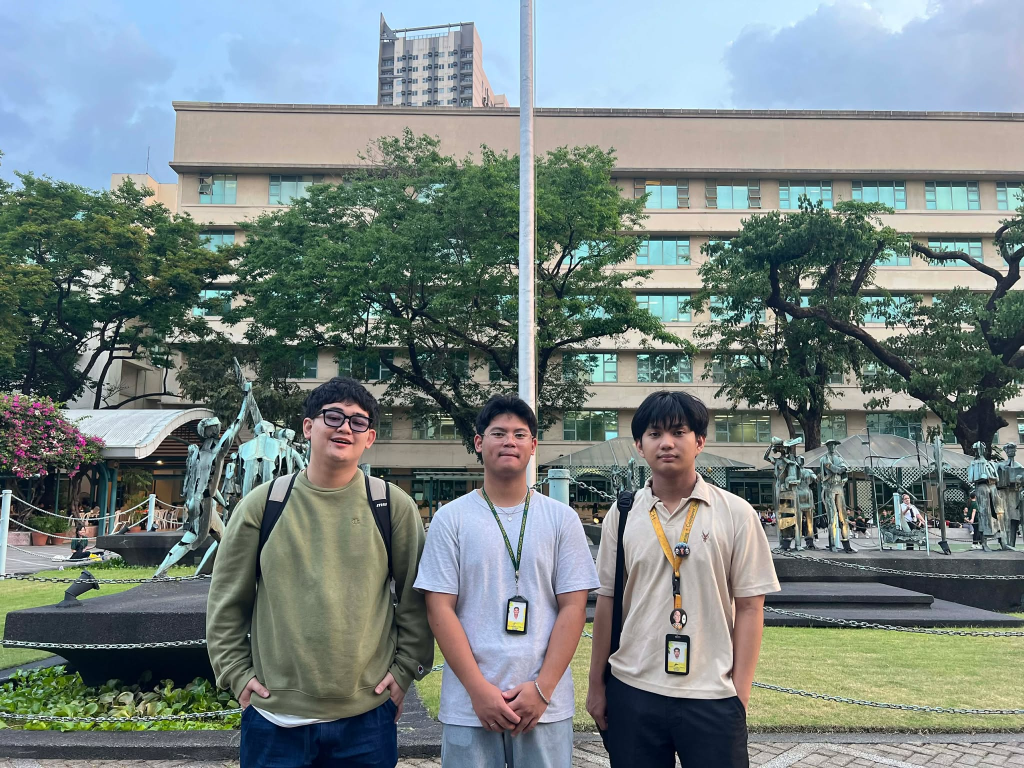
%> input picture BlurUs.jpg, 2048 x 1536 px (shown at 1/2 size)
$ octave task3_img2.m   (GNU Octave 9; MATLAB toolbox functions it lacks are replaced by stand-ins)
%> lines starting %> are read from the running program, lines starting %| are printed output that depends on the picture; in (x1, y1, x2, y2) boxes, pixels count from 0 and x2, y2 are one past the last pixel; in counts of white or black regions, pixels touching at a corner belong together; the program's own positions count from 1
%% %% TASK 3 - IMAGE 2
clc;
clear;
close all;

%% STEP 1: Load image
I = imread('BlurUs.jpg');
%> I is the input picture: size 1536x2048x3 uint8; mean R, G, B 119.6, 131.5, 129.8
I_double = im2double(I);
[rows, cols, ~] = size(I);

I_gray = rgb2gray(I);
G = imgaussfilt(I_gray, 1.2);

Lab = rgb2lab(I_double);
%> Lab: size 1536x2048x3 double; mean of channels 1, 2, 3 52.9, -4.1, -0.2
Lch = Lab(:,:,1);
Ach = Lab(:,:,2);
Bch = Lab(:,:,3);

YCbCr = rgb2ycbcr(I);
%> YCbCr: size 1536x2048x3 uint8; mean of channels 1, 2, 3 125.7, 129, 122.9
Yc  = YCbCr(:,:,1);
Cb  = YCbCr(:,:,2);
Cr  = YCbCr(:,:,3);

skinLike = (Cb >= 77 & Cb <= 127) & (Cr >= 133 & Cr <= 173) & (Yc >= 55);
%> skinLike: size 1536x2048 logical; 11.8% white; 725 white regions (471 under 20 px), largest, box (x1, y1, x2, y2) and area: (1060, 95, 2048, 825) 90039, (349, 224, 1039, 335) 55270, (851, 1180, 1177, 1472) 33482

%% STEP 2: Build seeds and envelopes
roi = false(rows, cols);
roi(round(rows*0.34):round(rows*0.98), ...
    round(cols*0.18):round(cols*0.78)) = true;
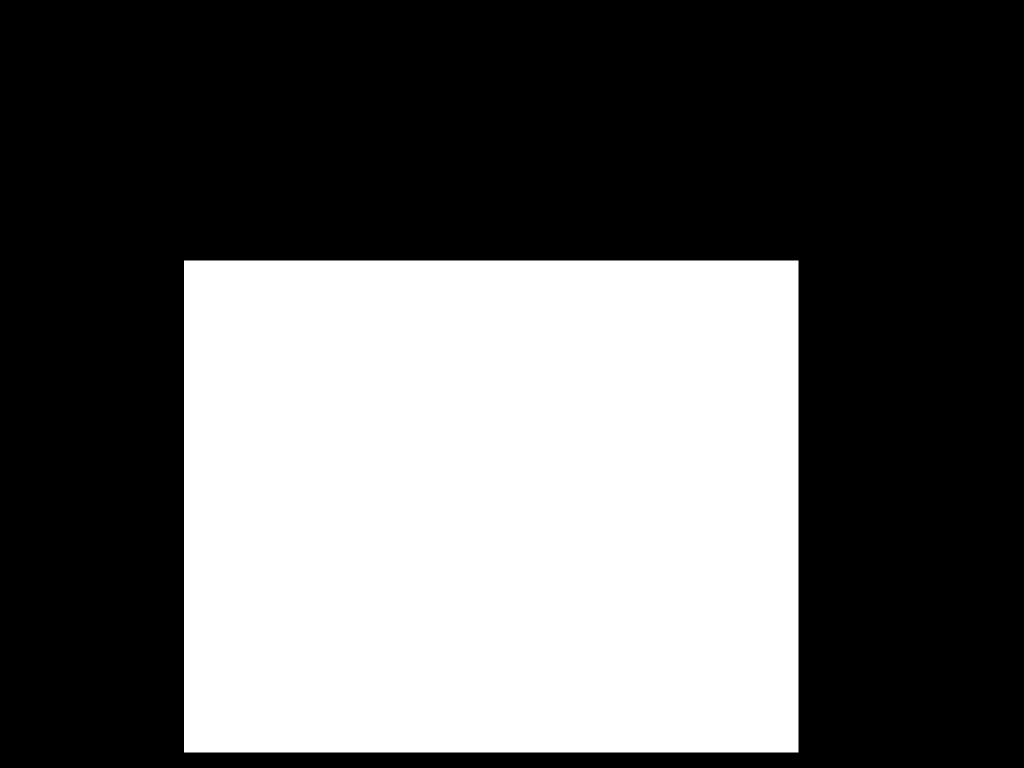
%> roi: size 1536x2048 logical (shown at 1/2 size); 38.4% white; 1 white region, box (x1, y1, x2, y2) and area: (368, 521, 1597, 1505) 1209336

people = struct([]);

% LEFT
people(1).seed = false(rows, cols);

people(1).headSeed = headStackMask(cols*0.343, rows*0.547, 1.04, rows, cols);
people(1).headTopSeed = ellipseMask(cols*0.340, rows*0.514, cols*0.024, rows*0.034, rows, cols);
people(1).faceSeed = rectMask(round(cols*0.292), round(rows*0.500), ...
                              round(cols*0.365), round(rows*0.610), rows, cols);

people(1).bodySeed = ellipseMask(cols*0.345, rows*0.745, cols*0.064, rows*0.170, rows, cols);
people(1).shoulderSeed = rectMask(round(cols*0.258), round(rows*0.620), ...
                                  round(cols*0.418), round(rows*0.805), rows, cols);
people(1).legsSeed = rectMask(round(cols*0.288), round(rows*0.73), ...
                              round(cols*0.408), round(rows*0.97), rows, cols);
people(1).sleeveSeed = rectMask(round(cols*0.218), round(rows*0.655), ...
                                round(cols*0.368), round(rows*0.945), rows, cols);
people(1).armSeed = rectMask(round(cols*0.192), round(rows*0.725), ...
                             round(cols*0.345), round(rows*0.955), rows, cols);

people(1).seed = people(1).headSeed | people(1).headTopSeed | people(1).faceSeed | ...
                 people(1).bodySeed | people(1).shoulderSeed | people(1).legsSeed | ...
                 people(1).sleeveSeed | people(1).armSeed;

people(1).headEnv = headStackMask(cols*0.343, rows*0.542, 1.62, rows, cols);
people(1).headTopEnv = ellipseMask(cols*0.340, rows*0.505, cols*0.042, rows*0.060, rows, cols);
people(1).faceEnv = rectMask(round(cols*0.272), round(rows*0.470), ...
                             round(cols*0.382), round(rows*0.635), rows, cols);

people(1).bodyEnv = ellipseMask(cols*0.350, rows*0.755, cols*0.102, rows*0.218, rows, cols);
people(1).shoulderEnv = rectMask(round(cols*0.228), round(rows*0.592), ...
                                 round(cols*0.438), round(rows*0.845), rows, cols);
people(1).legsEnv = rectMask(round(cols*0.248), round(rows*0.71), ...
                             round(cols*0.432), round(rows*0.985), rows, cols);
people(1).sleeveEnv = rectMask(round(cols*0.175), round(rows*0.620), ...
                               round(cols*0.402), round(rows*0.970), rows, cols);
people(1).armEnv = rectMask(round(cols*0.175), round(rows*0.700), ...
                            round(cols*0.360), round(rows*0.972), rows, cols);

people(1).env = people(1).headEnv | people(1).headTopEnv | people(1).faceEnv | ...
                people(1).bodyEnv | people(1).shoulderEnv | people(1).legsEnv | ...
                people(1).sleeveEnv | people(1).armEnv;
people(1).seed = people(1).seed & roi;
people(1).env  = people(1).env & roi;

% CENTER
people(2).seed = false(rows, cols);

people(2).headSeed = headStackMask(cols*0.500, rows*0.555, 0.76, rows, cols);
people(2).bodySeed = ellipseMask(cols*0.500, rows*0.748, cols*0.052, rows*0.160, rows, cols);
people(2).legsSeed = rectMask(round(cols*0.455), round(rows*0.73), ...
                              round(cols*0.545), round(rows*0.97), rows, cols);

people(2).seed = people(2).headSeed | people(2).bodySeed | people(2).legsSeed;

people(2).headEnv = headStackMask(cols*0.500, rows*0.552, 1.12, rows, cols);
people(2).bodyEnv = ellipseMask(cols*0.500, rows*0.758, cols*0.078, rows*0.205, rows, cols);
people(2).legsEnv = rectMask(round(cols*0.440), round(rows*0.71), ...
                             round(cols*0.560), round(rows*0.985), rows, cols);

people(2).env = people(2).headEnv | people(2).bodyEnv | people(2).legsEnv;
people(2).seed = people(2).seed & roi;
people(2).env  = people(2).env & roi;

% RIGHT
people(3).seed = false(rows, cols);

people(3).headSeed = headStackMask(cols*0.655, rows*0.555, 0.82, rows, cols);
people(3).bodySeed = ellipseMask(cols*0.655, rows*0.745, cols*0.060, rows*0.164, rows, cols);
people(3).legsSeed = rectMask(round(cols*0.600), round(rows*0.73), ...
                              round(cols*0.713), round(rows*0.97), rows, cols);

% Expanded right exposed hand / forearm seeds
people(3).handSeed = rectMask(round(cols*0.588), round(rows*0.748), ...
                              round(cols*0.646), round(rows*0.935), rows, cols);
people(3).armSkinSeed = rectMask(round(cols*0.590), round(rows*0.640), ...
                                 round(cols*0.652), round(rows*0.928), rows, cols);

people(3).seed = people(3).headSeed | people(3).bodySeed | people(3).legsSeed | ...
                 people(3).handSeed | people(3).armSkinSeed;

people(3).headEnv = headStackMask(cols*0.655, rows*0.552, 1.18, rows, cols);
people(3).bodyEnv = ellipseMask(cols*0.655, rows*0.755, cols*0.090, rows*0.206, rows, cols);
people(3).legsEnv = rectMask(round(cols*0.588), round(rows*0.71), ...
                             round(cols*0.726), round(rows*0.985), rows, cols);

% Expanded right hand / forearm envelopes
people(3).handEnv = rectMask(round(cols*0.580), round(rows*0.730), ...
                             round(cols*0.660), round(rows*0.955), rows, cols);
people(3).armSkinEnv = rectMask(round(cols*0.582), round(rows*0.620), ...
                                round(cols*0.672), round(rows*0.948), rows, cols);

people(3).env = people(3).headEnv | people(3).bodyEnv | people(3).legsEnv | ...
                people(3).handEnv | people(3).armSkinEnv;
people(3).seed = people(3).seed & roi;
people(3).env  = people(3).env & roi;

foremask = people(1).seed | people(2).seed | people(3).seed;

backmask = false(rows, cols);
backmask(1:round(rows*0.38), :) = true;
backmask(:, 1:round(cols*0.12)) = true;
backmask(:, round(cols*0.84):end) = true;
backmask(round(rows*0.74):end, 1:round(cols*0.22)) = true;
backmask(round(rows*0.74):end, round(cols*0.76):end) = true;
backmask(round(rows*0.42):end, round(cols*0.17):round(cols*0.23)) = true;
backmask(round(rows*0.42):end, round(cols*0.74):round(cols*0.80)) = true;
backmask(foremask) = false;

%% STEP 3: Build background model
bgModels = buildLabModelsFromMask(Lch, Ach, Bch, backmask);
%> in buildLabModelsFromMask, `th = multithresh(valsL, 2);`: th = [34.12 63.14]
%> in buildLabModelsFromMask, `bands = {band1, band2, band3};`: bands = 3 items
%> the loop in buildLabModelsFromMask, `for i = 1:3` made 3 passes
%> (mu, sg) on passes 1 to 3: ([20.68 -6.81 0.702], [8.58 6.49 6.86]), ([20.68 -6.81 0.702; 47.5 -7.23 5.32], [8.58 6.49 6.86; 8.48 8.8 10.28]), ([20.68 -6.81 0.702; 47.5 -7.23 5.32; 78.95 -3.86 -4.33], [8.58 6.49 6.86; 8.48 8.8 10.28; 7.22 6.51 17.6])
%> in buildLabModelsFromMask, `models.mu = mu;`: models.mu = [20.68 -6.81 0.702; 47.5 -7.23 5.32; 78.95 -3.86 -4.33]
%> in buildLabModelsFromMask, `models.sg = sg;`: models.sg = [8.58 6.49 6.86; 8.48 8.8 10.28; 7.22 6.51 17.6]
dBG = minLabDistance(bgModels, Lch, Ach, Bch);
%> the loop in minLabDistance, `for i = 1:size(models.mu, 1)` made 3 passes
%> (mu, sg) on passes 1 to 3: ([20.68 -6.81 0.702], [8.58 6.49 6.86]), ([47.5 -7.23 5.32], [8.48 8.8 10.28]), ([78.95 -3.86 -4.33], [7.22 6.51 17.6])
%> after the loop in minLabDistance, `for i = 1:size(models.mu, 1)`:
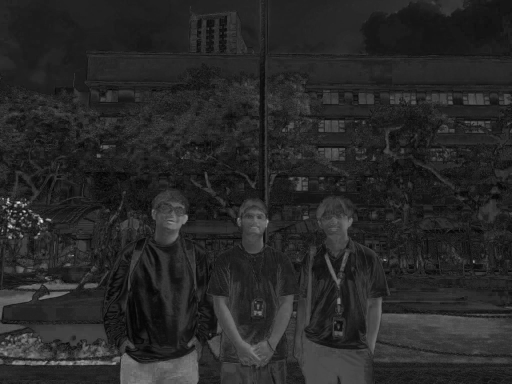
%> dMin: size 1536x2048 double (shown at 1/4 size); min 0.0333, max 10.25, mean 1.63; drawn with min black and max white

%% STEP 4: Edge barrier
edgeBarrier = edge(G, 'Canny', [0.08 0.20]);
edgeBarrier = imdilate(edgeBarrier, strel('disk', 2));
edgeBarrier(foremask) = false;

%% STEP 5: Per-person mask growth
BW_all = false(rows, cols);

for i = 1:3
    seed_i = people(i).seed;
    env_i = people(i).env;

    fgModels = buildLabModelsFromMask(Lch, Ach, Bch, seed_i);
    dFG = minLabDistance(fgModels, Lch, Ach, Bch);

    candidate1 = (dFG < 4.8) & (dFG + 0.28 < dBG) & env_i;
    candidate1(edgeBarrier) = 0;

    BW_i = imreconstruct(seed_i, candidate1 | seed_i);

    grow_i = imdilate(BW_i, strel('disk', 26)) & env_i;
    candidate2 = (dFG < 5.7) & (dFG + 0.10 < dBG) & grow_i;
    candidate2(edgeBarrier) = 0;

    BW_i = imreconstruct(BW_i, candidate2 | BW_i);

    if i == 1
        shoulderGrow = (people(i).shoulderEnv | people(i).sleeveEnv | people(i).armEnv) & ...
                       (dFG < 6.35) & (dFG + 0.02 < dBG);
        shoulderGrow(edgeBarrier) = 0;
        BW_i = imreconstruct(BW_i, shoulderGrow | BW_i);

        headGrow = (people(i).headEnv | people(i).headTopEnv | people(i).faceEnv) & ...
                   (((dFG < 6.10) & (dFG + 0.01 < dBG)) | skinLike);
        headGrow(edgeBarrier) = 0;
        BW_i = imreconstruct(BW_i, headGrow | BW_i);
    end

    if i == 3
        % Stronger right-hand / forearm recovery
        handGrow = (people(i).handEnv | people(i).armSkinEnv) & ...
                   (((dFG < 6.20) & (dFG + 0.02 < dBG)) | skinLike) & ...
                   imdilate(BW_i | people(i).handSeed | people(i).armSkinSeed, strel('disk', 14));
        handGrow(edgeBarrier) = 0;
        BW_i = imreconstruct(BW_i | people(i).handSeed | people(i).armSkinSeed, handGrow | BW_i);

        % Local reinforcement so the exposed arm/hand is not lost
        handPatch = BW_i & people(i).armSkinEnv;
        handPatch = imfill(handPatch, 'holes');
        handPatch = imclose(handPatch, strel('disk', 3));
        handPatch = imdilate(handPatch, strel('disk', 2));
        BW_i = BW_i | (handPatch & people(i).armSkinEnv);
    end

    BW_i = BW_i & env_i;
    BW_i = imfill(BW_i, 'holes');
    BW_i = imclose(BW_i, strel('disk', 8));
    BW_i = imopen(BW_i, strel('disk', 2));
    BW_i = bwareaopen(BW_i, 1200);
    BW_i = keepSeedComponents(BW_i, seed_i);

    if i == 1
        headZone = people(i).headEnv | people(i).headTopEnv | people(i).faceEnv;
    else
        headZone = people(i).headEnv;
    end

    headPart = BW_i & headZone;
    headPart = imfill(headPart, 'holes');
    headPart = imclose(headPart, strel('disk', 5));
    headPart = imopen(headPart, strel('disk', 1));

    BW_i = (BW_i & ~headZone) | headPart;

    BW_all = BW_all | BW_i;
end
%> this loop made 3 passes
%> th in buildLabModelsFromMask on passes 1 to 3: [29.44 54.12], [40.35 66.21], [26.67 59.61]
%> BW_all: size 1536x2048 logical; 19.6% white; 3 white regions, box (x1, y1, x2, y2) and area: (368, 717, 897, 1505) 280403, (1184, 783, 1525, 1505) 181294, (864, 785, 1183, 1505) 154155
%> candidate1: size 1536x2048 logical; 4.1% white; 363 white regions (313 under 20 px), largest, box (x1, y1, x2, y2) and area: (1184, 987, 1487, 1505) 86586, (1287, 850, 1422, 1063) 14898, (1442, 1195, 1524, 1405) 6552
%> candidate2: size 1536x2048 logical; 4.3% white; 293 white regions (267 under 20 px), largest, box (x1, y1, x2, y2) and area: (1184, 848, 1525, 1505) 127214, (1268, 784, 1410, 881) 5260, (1252, 879, 1285, 920) 369
%> handGrow: size 1536x2048 logical; 2.2% white; 116 white regions (107 under 20 px), largest, box (x1, y1, x2, y2) and area: (1187, 951, 1376, 1467) 69395, (1350, 1091, 1376, 1113) 217, (1347, 1295, 1360, 1319) 196
%> handPatch: size 1536x2048 logical; 2.9% white; 1 white region, box (x1, y1, x2, y2) and area: (1189, 949, 1378, 1458) 91184
%> headGrow: size 1536x2048 logical; 1% white; 331 white regions (304 under 20 px), largest, box (x1, y1, x2, y2) and area: (580, 757, 803, 975) 28015, (631, 717, 677, 764) 1187, (741, 939, 782, 975) 312
%> headZone: size 1536x2048 logical; 0.66% white; 1 white region, box (x1, y1, x2, y2) and area: (1266, 762, 1416, 951) 20750
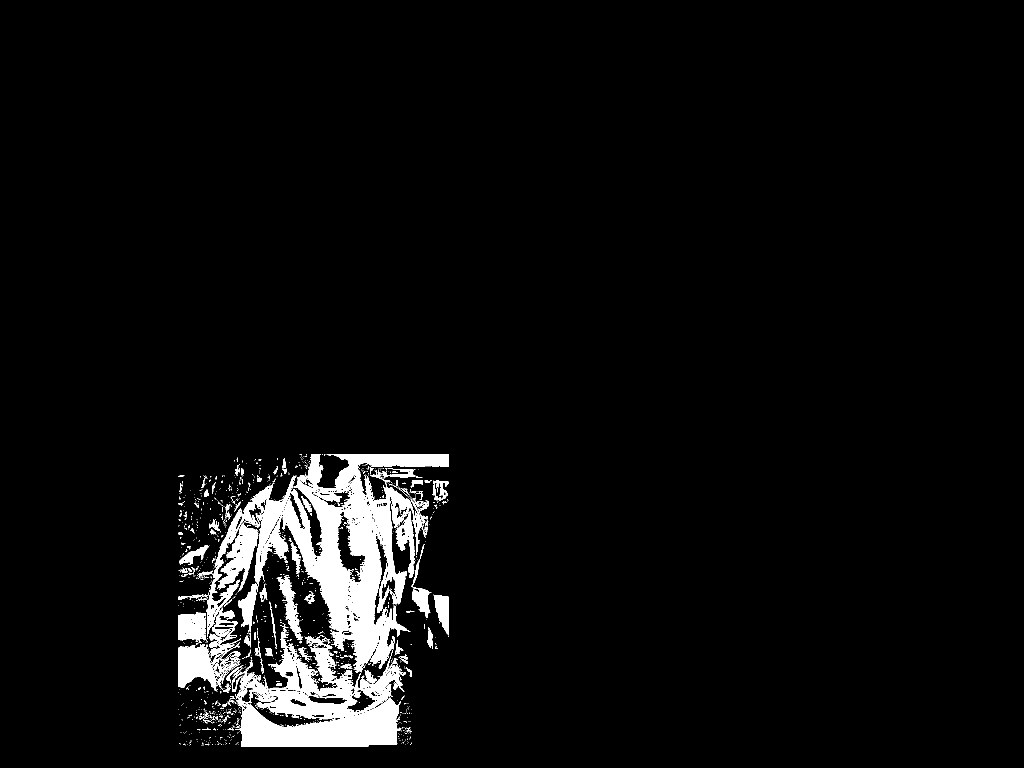
%> shoulderGrow: size 1536x2048 logical (shown at 1/2 size); 4.5% white; 1230 white regions (1119 under 20 px), largest, box (x1, y1, x2, y2) and area: (414, 908, 897, 1345) 66797, (470, 1263, 812, 1493) 38595, (357, 1288, 481, 1383) 5456

%% STEP 6: Final group cleanup
BW = BW_all & roi;
BW = imfill(BW, 'holes');
BW = imclose(BW, strel('disk', 6));
BW = imopen(BW, strel('disk', 1));
BW = bwareaopen(BW, 4000);
BW = keepSeedComponents(BW, foremask);

BW = imdilate(BW, strel('disk', 2));
BW = BW & roi;
BW = imfill(BW, 'holes');

%% STEP 7: Feather mask
featherMask = imgaussfilt(double(BW), 3.2);

%% STEP 8: Blur background
blurredBG = zeros(size(I_double));
for c = 1:3
    blurredBG(:,:,c) = imgaussfilt(I_double(:,:,c), 18);
end

%% STEP 9: Composite
I_portrait = zeros(size(I_double));
for c = 1:3
    I_portrait(:,:,c) = featherMask .* I_double(:,:,c) + ...
                        (1 - featherMask) .* blurredBG(:,:,c);
end
%> I_portrait: size 1536x2048x3 double; mean of channels 1, 2, 3 0.469, 0.516, 0.509

%% STEP 10: Preview
maskRGB = repmat(BW, [1 1 3]);

I_detected = I;
I_detected(~maskRGB) = 0;

BW_uint8 = uint8(BW) * 255;
I_portrait_uint8 = im2uint8(I_portrait);

figure('Name', 'Group Portrait Blur', 'NumberTitle', 'off');

subplot(2,3,1);
imshow(I);
title('Original');

subplot(2,3,2);
imshow(foremask);
title('Foreground Seeds');

subplot(2,3,3);
imshow(BW);
title('Final People Mask');

subplot(2,3,4);
imshow(I_detected);
title('Detected People Only');

subplot(2,3,5);
imshow(blurredBG);
title('Blurred Background');

subplot(2,3,6);
imshow(I_portrait_uint8);
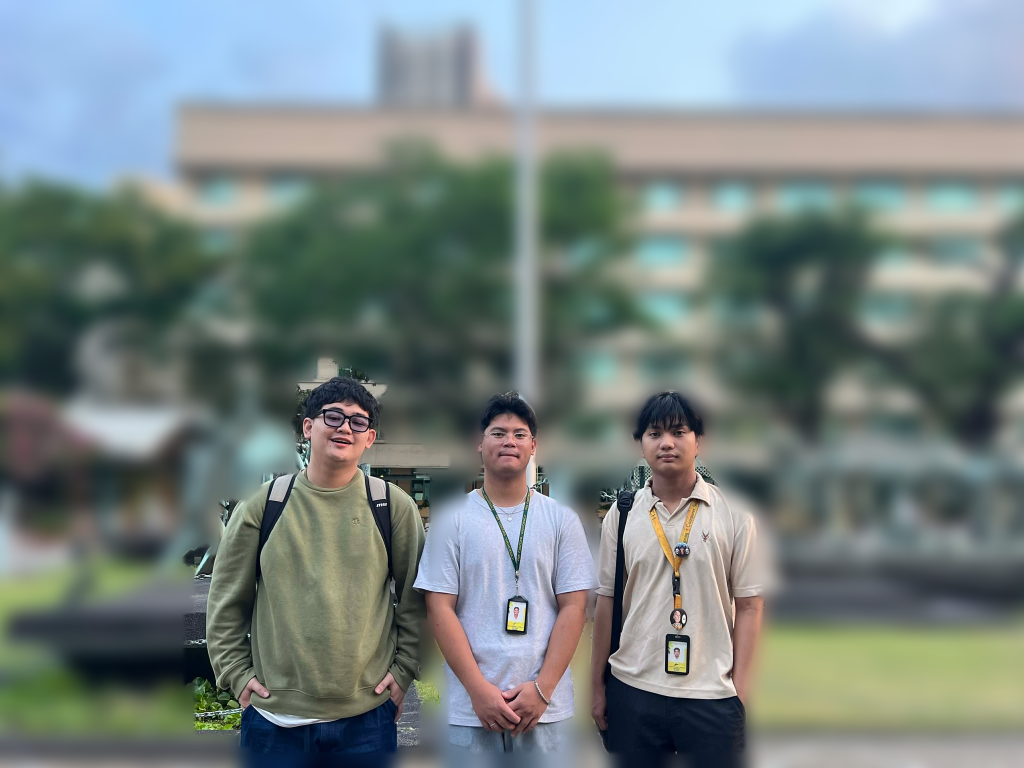
%> displayed picture: size 1536x2048x3, on the screen's scale of 0 to 255 (shown at 1/2 size); mean R, G, B 119.7, 131.5, 129.8
title('Portrait Blur Output');

%% STEP 11: Save outputs
imwrite(I_detected, 'group_detected_people.jpg');
imwrite(BW_uint8, 'group_people_mask.jpg');
imwrite(I_portrait_uint8, 'group_portrait_blur.jpg');

fprintf('==============================================\n');
fprintf('         PROJECT IN IMAGE PROCESSING\n');
fprintf('==============================================\n');
fprintf(' Process    : Per-person seed-driven color scan + edge blur\n');
fprintf(' Output     : Completed successfully\n');
fprintf('==============================================\n');

function models = buildLabModelsFromMask(Lch, Ach, Bch, mask)
    valsL = Lch(mask);

    if isempty(valsL)
        error('Seed mask is empty.');
    end

    if numel(valsL) > 30 && numel(unique(round(valsL))) > 10
        th = multithresh(valsL, 2);
    else
        th = prctile(valsL, [33 66]);
    end

    band1 = mask & (Lch <= th(1));
    band2 = mask & (Lch > th(1)) & (Lch <= th(2));
    band3 = mask & (Lch > th(2));

    bands = {band1, band2, band3};

    mu = [];
    sg = [];

    for i = 1:3
        b = bands{i};
        if nnz(b) < 40
            continue;
        end

        mu_i = [mean(Lch(b)), mean(Ach(b)), mean(Bch(b))];
        sg_i = [std(Lch(b))+1e-6, std(Ach(b))+1e-6, std(Bch(b))+1e-6];

        mu = [mu; mu_i];
        sg = [sg; sg_i];
    end

    if isempty(mu)
        mu = [mean(Lch(mask)), mean(Ach(mask)), mean(Bch(mask))];
        sg = [std(Lch(mask))+1e-6, std(Ach(mask))+1e-6, std(Bch(mask))+1e-6];
    end

    models.mu = mu;
    models.sg = sg;
end

function dMin = minLabDistance(models, Lch, Ach, Bch)
    dMin = inf(size(Lch));

    for i = 1:size(models.mu, 1)
        mu = models.mu(i, :);
        sg = models.sg(i, :);

        D = sqrt( ...
            ((Lch - mu(1))./sg(1)).^2 + ...
            ((Ach - mu(2))./sg(2)).^2 + ...
            ((Bch - mu(3))./sg(3)).^2 );

        dMin = min(dMin, D);
    end
end

function BW = keepSeedComponents(BW, seedMask)
    CC = bwconncomp(BW);
    out = false(size(BW));

    for k = 1:CC.NumObjects
        pix = CC.PixelIdxList{k};
        if any(seedMask(pix))
            out(pix) = true;
        end
    end

    BW = out;
end

function BW = ellipseMask(cx, cy, rx, ry, rows, cols)
    [X, Y] = meshgrid(1:cols, 1:rows);
    BW = ((X - cx).^2 ./ (rx.^2 + eps) + (Y - cy).^2 ./ (ry.^2 + eps)) <= 1;
end

function BW = rectMask(x1, y1, x2, y2, rows, cols)
    BW = false(rows, cols);
    x1 = max(1, min(cols, x1));
    x2 = max(1, min(cols, x2));
    y1 = max(1, min(rows, y1));
    y2 = max(1, min(rows, y2));

    if x1 <= x2 && y1 <= y2
        BW(y1:y2, x1:x2) = true;
    end
end

function BW = headStackMask(cx, cy, scale, rows, cols)
    top = ellipseMask(cx, cy - rows*0.020, cols*0.019*scale, rows*0.030*scale, rows, cols);
    mid = ellipseMask(cx, cy + rows*0.004, cols*0.026*scale, rows*0.037*scale, rows, cols);
    low = ellipseMask(cx, cy + rows*0.030, cols*0.031*scale, rows*0.032*scale, rows, cols);

    BW = top | mid | low;
    BW = imclose(BW, strel('disk', 3));
    BW = imfill(BW, 'holes');
end
